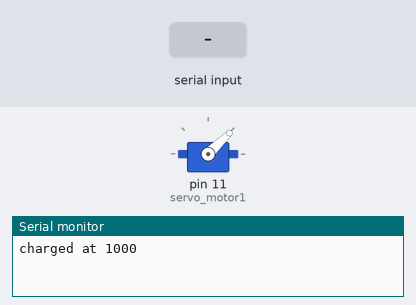
Bench run of a sketch on a simulated Arduino Uno, built with avr-gcc and run on an emulated ATmega328P. On the bench: servo, the last lines printed to the serial monitor. Inputs (shaded band) come from the test bench.

Above: at 0.9 s.
1.0 s: "90,45\n" received over Serial
At 11.3 s:
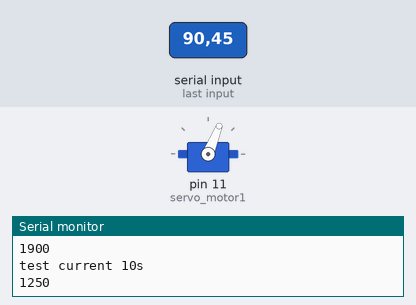
At 13.6 s:
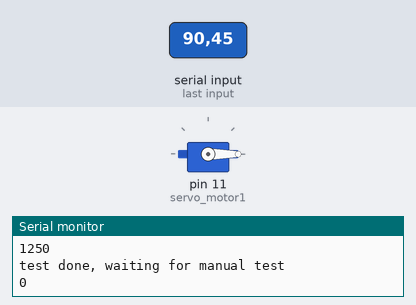
Timing chart, 0 to 19.0 s (numbered marks = the images above; inputs shaded):
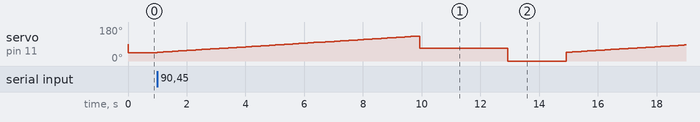

The sketch:

esc_working_serial_input.ino
```cpp
#include <Servo.h>

int test=0;
Servo servo_motor1;
int pos=1000;

void setup() {
  servo_motor1.attach(11);  // attaches the servo on pin 10 to the servo object
  Serial.begin(9600);
  delay(10);
  servo_motor1.write(pos);
  Serial.print("charged at ");
  Serial.println(pos);
  // Wait for input
  while (!Serial.available());
  Serial.read();
}

void loop() {
  if(test==0){
    for(pos = 1020; pos <= 1900; pos += 10) // goes from 0 degrees to 180 degrees
    {                                  // in steps of 1 degree
      servo_motor1.write(pos);              // tell servo to go to position in variable 'pos'
      Serial.println(pos);
      delay(100);                      // waits 0.5s for the servo to reach the position
    }
    Serial.println("test current 10s");
    pos=1250;
    servo_motor1.write(pos);              // tell servo to go to position in variable 'pos'
    Serial.println(pos);
    delay(3000);
    Serial.println("test done, waiting for manual test");
    while (!Serial.available());
    pos = Serial.parseInt();
    Serial.println(pos);
    servo_motor1.write(pos);
    delay(2000);
    Serial.println("manual test done, waiting for restart");
    pos = 1000;
    servo_motor1.write(pos);
    while (!Serial.available());
    Serial.read();
  }
  /*
  else if(test==1){
    while(Serial.available()>0){
      pos=Serial.parseInt();
      servo_motor1.write(pos);              // tell servo to go to position in variable 'pos'
      Serial.print("received : ");
      Serial.println(pos);
    }
    servo_motor1.write(pos);
  }*/
}
```

Measured:
- after the input at 1.0 s, servo on pin 11 (servo_motor1): 44° → 46° at once, → 47° 0.10 s later, → 48° 0.10 s later, → 49° 0.10 s later, … (129 changes in this stretch)
